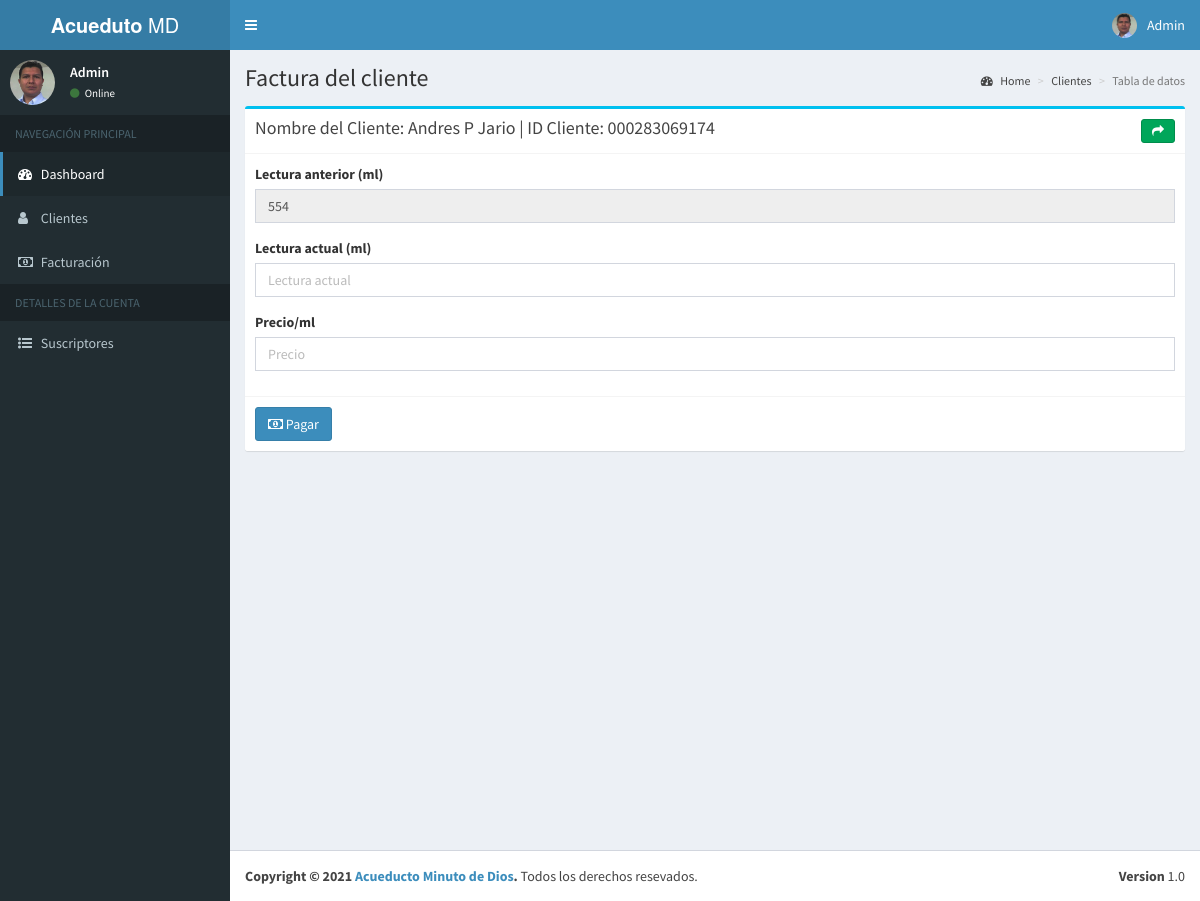
The page /admin/billPayment.php?q=000283069174 (signed in) on the database its author committed.
### tables this page shows
CREATE TABLE `tblclientuser` (
  `id` int(10) NOT NULL,
  `username` varchar(50) NOT NULL,
  `password` varchar(60) NOT NULL,
  `clientID` varchar(60) NOT NULL,
  `acc_status` int(11) NOT NULL,
  `role` varchar(100) NOT NULL,
  `created_on` date NOT NULL,
  `name` varchar(100) NOT NULL
);

CREATE TABLE `tblclient` (
  `id` int(10) NOT NULL,
  `cnumber` varchar(250) NOT NULL,
  `lname` varchar(60) NOT NULL,
  `fname` varchar(60) NOT NULL,
  `mi` varchar(2) NOT NULL,
  `address` varchar(60) NOT NULL,
  `contact` varchar(15) NOT NULL,
  `created_on` varchar(100) NOT NULL,
  `status` int(11) NOT NULL,
  `meternum` varchar(100) NOT NULL,
  `todate` varchar(100) NOT NULL
);

CREATE TABLE `tempo_bill` (
  `id` int(11) NOT NULL,
  `Prev` varchar(40) NOT NULL,
  `Client` varchar(30) NOT NULL,
  `cnumber` varchar(250) NOT NULL
);

### admin/includes/session.php (called while the page is built, shortened)
<?php
	include 'conn.php';
	$sql = "SELECT * FROM tblclientuser WHERE id = '".$_SESSION['userid']."'";
	$query = $conn->query($sql);
	$user = $query->fetch_assoc();
?>

### admin/billPayment.php (the view, shortened to what this page needs)
<?php include "includes/header.php";
if(isset($_GET['q'])){
$sql = "SELECT * FROM tblclient WHERE cnumber=".$_GET['q'];
$query = $conn->query($sql);
$urow = $query->fetch_assoc();
}
$id=$urow['cnumber'] ;
$lname= $urow['lname'] ;
$fname=$urow['fname'] ;
$mi=$urow['mi'] ;
$q = mysqli_query($conn,"SELECT Prev FROM tempo_bill WHERE cnumber = '$id'");
$results = mysqli_fetch_array($q);
$previous = $results['Prev'];
?>
  <body class="skin-blue sidebar-mini">
    <div class="wrapper">
	 <?php include "includes/topnavbar.php";?>
	<?php include "includes/sidebar.php";?>
      <div class="content-wrapper">
        <section class="content-header">
          <h1>
          Factura del cliente
          </h1>
          <ol class="breadcrumb">
            <li><a href="#"><i class="fa fa-dashboard"></i> Home</a></li>
            <li><a href="#">Clientes</a></li>
            <li class="active">Tabla de datos</li>
          </ol>
        </section>
        <section class="content">
           <div class="row">
            <div class="col-xs-12">
              <div class="box box-info">
                <div class="box-header with-border">
                  <h3 class="box-title">Nombre del Cliente: <?php echo $fname.' '.$mi.' '.$lname;?> | ID Cliente: <?php print $id;?></h3>
				  <a href="bill.php" class="btn btn-success btn-sm pull-right"><i class="fa fa-share"></i></a>
                </div>
                <form role="form" action="billpaySave.php" method="POST">
                  <div class="box-body">
                    <div class="form-group">
					   <label>Lectura anterior (ml)</label>
						<input class="form-control" name="prev" value="<?php echo $previous; ?>" placeholder="Lectura anterior" required readonly>
					  </div>
					  <div class="form-group">
					   <label>Lectura actual (ml)</label>
						<input class="form-control" name="pres" placeholder="Lectura actual" required>
					  </div>
					  <div class="form-group">
					   <label>Precio/ml</label>
						<input class="form-control" name="price" placeholder="Precio" required>
					  </div>
                  </div>
                  <div class="box-footer">
                    <button type="submit" name="btnPay" class="btn btn-primary"><span class="fa fa-money"></span> Pagar</button>
                  </div>
                </form>
              </div>
            </div>
          </div>
        </section>
      </div>
     <?php require_once "includes/footer.php";?>
    </div>
  </body>
</html>

### admin/includes/topNavbar.php (shortened to what this page needs)
<header class="main-header">
    <a href="#" class="logo">
      <span class="logo-lg"><b>Acueduto</b> MD</span>
    </a>
    <nav class="navbar navbar-static-top" role="navigation">
      <a href="#" class="sidebar-toggle" data-toggle="offcanvas" role="button">
      </a>
      <div class="navbar-custom-menu">
        <ul class="nav navbar-nav">
          <li class="dropdown user user-menu">
            <a href="#" class="dropdown-toggle" data-toggle="dropdown">
              <img src="../dist/img/user0-128x128.jpg" class="user-image" alt="User Image" />
              <span class="hidden-xs"><?php echo $user['role'];?></span>
            </a>
          </li>
        </ul>
      </div>
    </nav>
  </header>

### admin/includes/sidebar.php
   <aside class="main-sidebar">
     <section class="sidebar">
       <div class="user-panel">
         <div class="pull-left image">
           <img src="../dist/img/user0-128x128.jpg" class="img-circle" alt="User Image" />
         </div>
         <div class="pull-left info">
           <p><?php echo $user['role'];?></p>
           <a href="#"><i class="fa fa-circle text-success"></i> Online</a>
         </div>
       </div>
       <ul class="sidebar-menu">
         <li class="header">NAVEGACIÓN PRINCIPAL</li>
         <li class="active treeview">
           <a href="dashboard.php">
             <i class="fa fa-dashboard"></i> <span>Dashboard</span>
           </a>
         </li>
         <li><a href="clients.php"><i class="fa fa-user"></i> <span>Clientes</span></a></li>
         <li><a href="bill.php"><i class="fa fa-money"></i> <span>Facturación</span></a></li>
<li class="header">DETALLES DE LA CUENTA</li>
         <li><a href="member.php"><i class="fa fa-list-ul" aria-hidden="true"></i> <span>Suscriptores</span></a></li>
       </ul>
     </section>
   </aside>

### rows shown on the page
tblclientuser: role "Admin"
tblclient: fname "Andres", mi "P", lname "Jario", cnumber "000283069174"
tempo_bill: prev "554"
